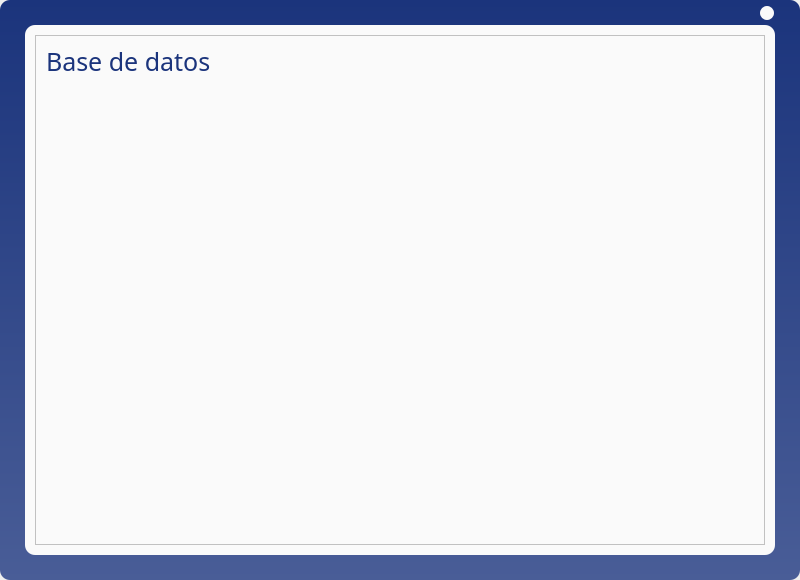
<?xml version="1.0" encoding="UTF-8"?>
<ui version="4.0">
 <class>Record</class>
 <widget class="QWidget" name="Record">
  <property name="geometry">
   <rect>
    <x>0</x>
    <y>0</y>
    <width>800</width>
    <height>580</height>
   </rect>
  </property>
  <property name="sizePolicy">
   <sizepolicy hsizetype="Fixed" vsizetype="Fixed">
    <horstretch>0</horstretch>
    <verstretch>0</verstretch>
   </sizepolicy>
  </property>
  <property name="windowTitle">
   <string>Form</string>
  </property>
  <property name="styleSheet">
   <string notr="true">QFrame{
	background: rgba(250,250,250,255);
}

QLabel{
	color: rgba(27,52,124,255);
	font-family: Segoe UI;
	font-size: 10px;
}

QTableWidget{
	border: 0px solid;
}

QGraphicsView{
	border: 0px solid;
}

QHeaderView::section{
    background-color: rgba(73,93,151,255);
    color: white;
	border: 0px solid;
	padding-left: 5px;
	padding-right: 5px;
}

QHeaderView::section:checked{
    background-color: rgba(27,52,124,255);
}

QScrollBar:horizontal{
    border: 0px solid;
	background-color: transparent;
    height: 16px;
    margin: 0px 20px 0px 20px;
}

QScrollBar::handle:horizontal{
    background-color: rgba(27,52,124,255);
	border-radius: 8px;
}

QScrollBar::add-line:horizontal{
    border: 0px solid;
    background-color: rgba(27,52,124,255);
    width: 16px;
    subcontrol-position: right;
    subcontrol-origin: margin;
	border-radius: 8px;
}

QScrollBar::sub-line:horizontal{
    border: 0px solid;
    background-color: rgba(27,52,124,255);
    width: 16px;
    subcontrol-position: left;
    subcontrol-origin: margin;
	border-radius: 8px;
}

QScrollBar:vertical{
    border: 0px solid;
	background-color: transparent;
    width: 16px;
    margin: 20px 0px 20px 0px;
}

QScrollBar::handle:vertical{
    background-color: rgba(27,52,124,255);
	border-radius: 8px;
}

QScrollBar::add-line:vertical{
    border: 0px solid;
    background-color: rgba(27,52,124,255);
    height: 16px;
    subcontrol-position: bottom;
    subcontrol-origin: margin;
	border-radius: 8px;
}

QScrollBar::sub-line:vertical{
    border: 0px solid;
    background-color: rgba(27,52,124,255);
    height: 16px;
    subcontrol-position: top;
    subcontrol-origin: margin;
	border-radius: 8px;
}

QFrame#frame_principal{
	background: qlineargradient(spread:pad, x1:1, y1:0, x2:1, y2:1, stop:0 rgba(27,52,124,255), stop:1 rgba(73,93,151,255));
	border-radius: 10px;
}

QFrame#frame_container{
	border-radius: 10px;
}

QFrame#frame_exit{
	background: transparent;
}

QLabel#label_title{
	font-size: 25px;
	font-family: Segoe UI Black;
}

QPushButton#btn_exit{
	background: rgba(250,250,250,255);
	border-radius: 7px;
}</string>
  </property>
  <layout class="QGridLayout" name="gridLayout">
   <property name="leftMargin">
    <number>0</number>
   </property>
   <property name="topMargin">
    <number>0</number>
   </property>
   <property name="rightMargin">
    <number>0</number>
   </property>
   <property name="bottomMargin">
    <number>0</number>
   </property>
   <property name="spacing">
    <number>0</number>
   </property>
   <item row="0" column="0">
    <widget class="QFrame" name="frame_principal">
     <property name="sizePolicy">
      <sizepolicy hsizetype="Fixed" vsizetype="Fixed">
       <horstretch>0</horstretch>
       <verstretch>0</verstretch>
      </sizepolicy>
     </property>
     <property name="minimumSize">
      <size>
       <width>800</width>
       <height>580</height>
      </size>
     </property>
     <property name="maximumSize">
      <size>
       <width>800</width>
       <height>580</height>
      </size>
     </property>
     <property name="frameShape">
      <enum>QFrame::StyledPanel</enum>
     </property>
     <property name="frameShadow">
      <enum>QFrame::Raised</enum>
     </property>
     <layout class="QGridLayout" name="gridLayout_2">
      <property name="leftMargin">
       <number>25</number>
      </property>
      <property name="topMargin">
       <number>5</number>
      </property>
      <property name="rightMargin">
       <number>25</number>
      </property>
      <property name="bottomMargin">
       <number>25</number>
      </property>
      <property name="horizontalSpacing">
       <number>0</number>
      </property>
      <property name="verticalSpacing">
       <number>5</number>
      </property>
      <item row="1" column="0">
       <widget class="QFrame" name="frame_container">
        <property name="sizePolicy">
         <sizepolicy hsizetype="Fixed" vsizetype="Fixed">
          <horstretch>0</horstretch>
          <verstretch>0</verstretch>
         </sizepolicy>
        </property>
        <property name="minimumSize">
         <size>
          <width>750</width>
          <height>530</height>
         </size>
        </property>
        <property name="maximumSize">
         <size>
          <width>750</width>
          <height>530</height>
         </size>
        </property>
        <property name="frameShape">
         <enum>QFrame::StyledPanel</enum>
        </property>
        <property name="frameShadow">
         <enum>QFrame::Raised</enum>
        </property>
        <layout class="QGridLayout" name="gridLayout_4">
         <property name="leftMargin">
          <number>10</number>
         </property>
         <property name="topMargin">
          <number>10</number>
         </property>
         <property name="rightMargin">
          <number>10</number>
         </property>
         <property name="bottomMargin">
          <number>10</number>
         </property>
         <property name="spacing">
          <number>10</number>
         </property>
         <item row="0" column="0">
          <widget class="QFrame" name="frame_info">
           <property name="frameShape">
            <enum>QFrame::StyledPanel</enum>
           </property>
           <property name="frameShadow">
            <enum>QFrame::Raised</enum>
           </property>
           <layout class="QGridLayout" name="gridLayout_5">
            <property name="leftMargin">
             <number>10</number>
            </property>
            <property name="topMargin">
             <number>10</number>
            </property>
            <property name="rightMargin">
             <number>10</number>
            </property>
            <property name="bottomMargin">
             <number>10</number>
            </property>
            <property name="spacing">
             <number>10</number>
            </property>
            <item row="0" column="0" colspan="2">
             <widget class="QLabel" name="label_title">
              <property name="sizePolicy">
               <sizepolicy hsizetype="Preferred" vsizetype="Fixed">
                <horstretch>0</horstretch>
                <verstretch>0</verstretch>
               </sizepolicy>
              </property>
              <property name="minimumSize">
               <size>
                <width>0</width>
                <height>30</height>
               </size>
              </property>
              <property name="maximumSize">
               <size>
                <width>16777215</width>
                <height>30</height>
               </size>
              </property>
              <property name="text">
               <string>Base de datos</string>
              </property>
             </widget>
            </item>
            <item row="1" column="1" rowspan="2">
             <widget class="QTableWidget" name="table_record">
              <property name="sizePolicy">
               <sizepolicy hsizetype="Fixed" vsizetype="Fixed">
                <horstretch>0</horstretch>
                <verstretch>0</verstretch>
               </sizepolicy>
              </property>
              <property name="minimumSize">
               <size>
                <width>350</width>
                <height>450</height>
               </size>
              </property>
              <property name="maximumSize">
               <size>
                <width>350</width>
                <height>450</height>
               </size>
              </property>
             </widget>
            </item>
           </layout>
          </widget>
         </item>
        </layout>
       </widget>
      </item>
      <item row="0" column="0">
       <widget class="QFrame" name="frame_exit">
        <property name="sizePolicy">
         <sizepolicy hsizetype="MinimumExpanding" vsizetype="Fixed">
          <horstretch>0</horstretch>
          <verstretch>0</verstretch>
         </sizepolicy>
        </property>
        <property name="minimumSize">
         <size>
          <width>0</width>
          <height>15</height>
         </size>
        </property>
        <property name="maximumSize">
         <size>
          <width>16777215</width>
          <height>15</height>
         </size>
        </property>
        <property name="frameShape">
         <enum>QFrame::StyledPanel</enum>
        </property>
        <property name="frameShadow">
         <enum>QFrame::Raised</enum>
        </property>
        <layout class="QGridLayout" name="gridLayout_3">
         <property name="leftMargin">
          <number>0</number>
         </property>
         <property name="topMargin">
          <number>0</number>
         </property>
         <property name="rightMargin">
          <number>0</number>
         </property>
         <property name="bottomMargin">
          <number>0</number>
         </property>
         <property name="spacing">
          <number>0</number>
         </property>
         <item row="0" column="0">
          <spacer name="horizontalSpacer">
           <property name="orientation">
            <enum>Qt::Horizontal</enum>
           </property>
           <property name="sizeHint" stdset="0">
            <size>
             <width>731</width>
             <height>10</height>
            </size>
           </property>
          </spacer>
         </item>
         <item row="0" column="1">
          <widget class="QPushButton" name="btn_exit">
           <property name="sizePolicy">
            <sizepolicy hsizetype="Fixed" vsizetype="Fixed">
             <horstretch>0</horstretch>
             <verstretch>0</verstretch>
            </sizepolicy>
           </property>
           <property name="minimumSize">
            <size>
             <width>14</width>
             <height>14</height>
            </size>
           </property>
           <property name="maximumSize">
            <size>
             <width>14</width>
             <height>14</height>
            </size>
           </property>
           <property name="cursor">
            <cursorShape>PointingHandCursor</cursorShape>
           </property>
           <property name="text">
            <string/>
           </property>
          </widget>
         </item>
        </layout>
       </widget>
      </item>
     </layout>
    </widget>
   </item>
  </layout>
 </widget>
 <resources/>
 <connections/>
</ui>
